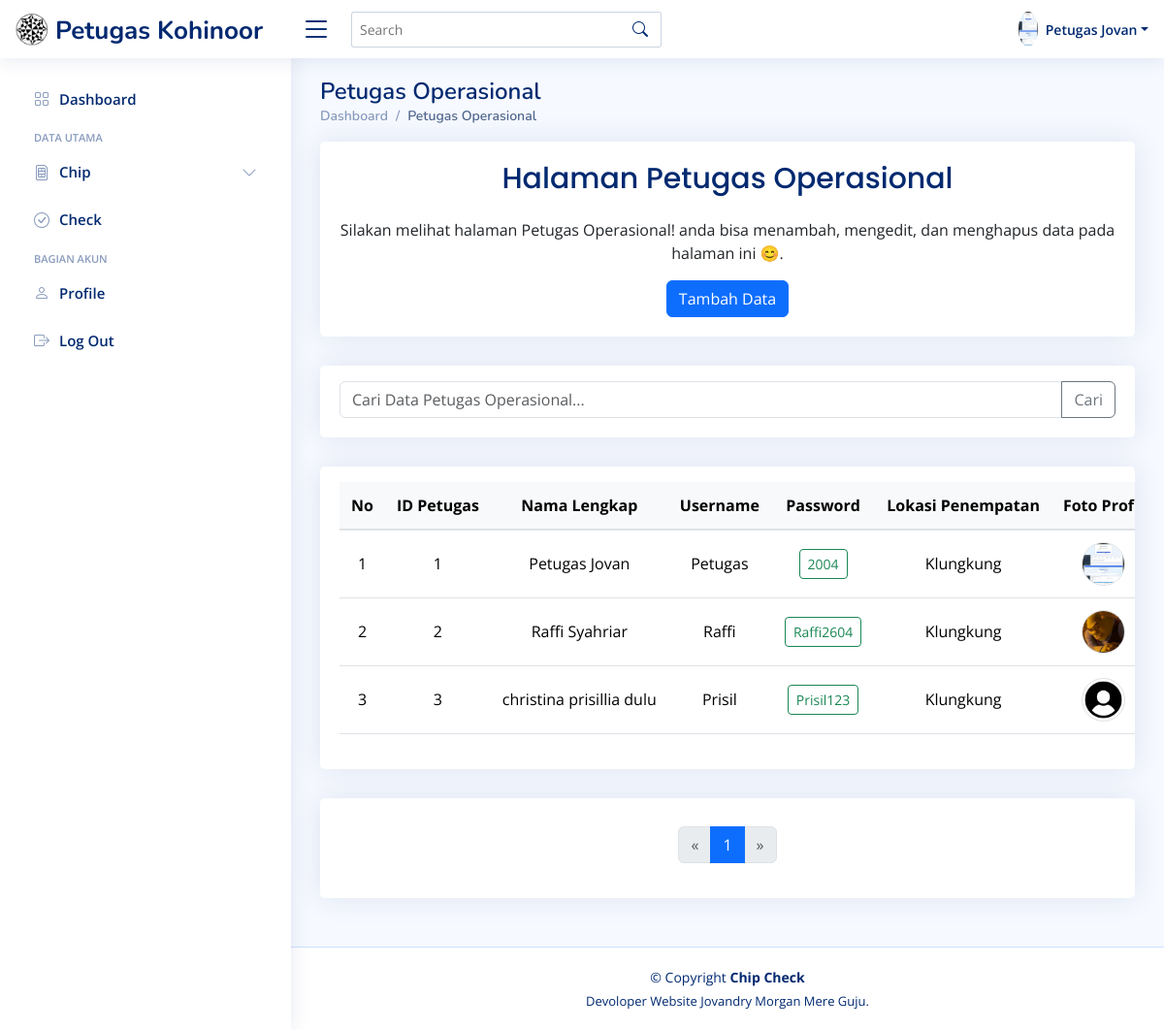
/pengguna/petugas/petugas.php (signed in), run on the app's committed database.
### tables this page shows
CREATE TABLE `petugas` (
  `id_petugas` int(12) NOT NULL,
  `nama_lengkap` varchar(120) NOT NULL,
  `lokasi_penempatan` varchar(50) NOT NULL,
  `username` varchar(50) NOT NULL,
  `password` varchar(50) NOT NULL,
  `fp` text NOT NULL
);

### pengguna/petugas/fitur/nama_halaman.php (called while the page is built, shortened)
<?php
$current_page = basename(parse_url($_SERVER['REQUEST_URI'], PHP_URL_PATH), ".php");
switch ($current_page) {
    case 'petugas':
        $page_title = 'Petugas Operasional';
        break;
}

### pengguna/petugas/petugas.php (the view, shortened to what this page needs)
<!DOCTYPE html>
<html lang="en">
<?php include 'fitur/head.php'; ?>
<body translate="no">
    <?php include 'fitur/header.php'; ?>
    <?php include 'fitur/sidebar.php'; ?>
    <main id="main" class="main">
        <?php include 'fitur/title.php'; ?>
        <?php include 'fitur/papan_nama.php'; ?>
        <div id="load_data">
            <section class="section">
                <div class="row">
                    <div class="col-lg-12">
                        <div class="card">
                            <div class="card-body text-center">
                                <form method="GET" action="">
                                    <div class="input-group mt-3">
                                        <input type="text" class="form-control"
                                            placeholder="Cari Data <?= $page_title ?>..." name="search"
                                            value="<?php echo isset($_GET['search']) ? htmlspecialchars($_GET['search']) : ''; ?>">
                                        <button class="btn btn-outline-secondary" type="submit">Cari</button>
                                    </div>
                                </form>
                            </div>
                        </div>
                    </div>
                </div>
            </section>
            <?php
            include '../../keamanan/koneksi.php';
            $search = isset($_GET['search']) ? $_GET['search'] : '';
            $page = isset($_GET['page']) ? (int)$_GET['page'] : 1;
            $limit = 10;
            $offset = ($page - 1) * $limit;
            $query = "SELECT * FROM petugas
              WHERE nama_lengkap LIKE ?
                 OR username LIKE ?
                 OR lokasi_penempatan LIKE ?
              LIMIT ?, ?";
            $stmt = $koneksi->prepare($query);
            $search_param = '%' . $search . '%';
            $stmt->bind_param("sssii", $search_param, $search_param, $search_param, $offset, $limit);
            $stmt->execute();
            $result = $stmt->get_result();
            $total_query = "SELECT COUNT(*) as total FROM petugas
                    WHERE nama_lengkap LIKE ?
                       OR username LIKE ?
                       OR lokasi_penempatan LIKE ?";
            $stmt_total = $koneksi->prepare($total_query);
            $stmt_total->bind_param("sss", $search_param, $search_param, $search_param);
            $stmt_total->execute();
            $total_result = $stmt_total->get_result();
            $total_row = $total_result->fetch_assoc();
            $total_pages = ceil($total_row['total'] / $limit);
            ?>
            <section class="section">
                <div class="row">
                    <div class="col-lg-12">
                        <div class="card">
                            <div class="card-body" style="overflow-x: auto;">
                                <?php if ($result->num_rows > 0): ?>
                                    <table class="table table-hover text-center mt-3 align-middle">
                                        <thead class="table-primary">
                                            <tr>
                                                <th>No</th>
                                                <th>ID Petugas</th>
                                                <th>Nama Lengkap</th>
                                                <th>Username</th>
                                                <th>Password</th>
                                                <th>Lokasi Penempatan</th>
                                                <th>Foto Profil</th>
                                            </tr>
                                        </thead>
                                        <tbody>
                                            <?php
                                            $nomor = $offset + 1;
                                            while ($row = $result->fetch_assoc()) :
                                            ?>
                                                <tr>
                                                    <td><?php echo $nomor++; ?></td>
                                                    <td><?php echo htmlspecialchars($row['id_petugas']); ?></td>
                                                    <td><?php echo htmlspecialchars($row['nama_lengkap']); ?></td>
                                                    <td><?php echo htmlspecialchars($row['username']); ?></td>
                                                    <td>
                                                        <button class="btn btn-outline-success btn-sm"
                                                            title="Klik untuk menyalin password"
                                                            onclick="copyToClipboard(this, '<?php echo htmlspecialchars($row['password']); ?>')">
                                                            <?php echo htmlspecialchars($row['password']); ?>
                                                        </button>
                                                    </td>
                                                    <td><?php echo htmlspecialchars($row['lokasi_penempatan']); ?></td>
                                                    <td>
                                                        <?php if (!empty($row['fp'])): ?>
                                                            <img src="../../assets_admin/img/fp_pengguna/petugas/<?php echo $row['fp']; ?>"
                                                                alt="Foto" width="45" height="45" class="rounded-circle border">
                                                        <?php else: ?>
                                                            <img src="../../assets_admin/img/user.png" alt="Foto Default" width="45"
                                                                height="45" class="rounded-circle border">
                                                        <?php endif; ?>
                                                    </td>
                                                </tr>
                                            <?php endwhile; ?>
                                        </tbody>
                                    </table>
                                <?php else: ?>
                                    <p class="text-center mt-4">Data petugas tidak ditemukan 😖.</p>
                                <?php endif; ?>
                            </div>
                        </div>
                    </div>
                </div>
            </section>
            <section class="section">
                <div class="row">
                    <div class="col-lg-12">
                        <div class="card">
                            <div class="card-body text-center">
                                <nav aria-label="Page navigation example" style="margin-top: 1.8rem;">
                                    <ul class="pagination justify-content-center">
                                        <li class="page-item <?php if ($page <= 1) echo 'disabled'; ?>">
                                            <a class="page-link"
                                                href="<?php if ($page > 1) echo '?page=' . ($page - 1) . '&search=' . $search; ?>"
                                                aria-label="Previous">
                                                <span aria-hidden="true">&laquo;</span>
                                            </a>
                                        </li>
                                        <?php for ($i = 1; $i <= $total_pages; $i++): ?>
                                            <li class="page-item <?php if ($i == $page) echo 'active'; ?>">
                                                <a class="page-link"
                                                    href="?page=<?php echo $i; ?>&search=<?php echo $search; ?>"><?php echo $i; ?></a>
                                            </li>
                                        <?php endfor; ?>
                                        <li class="page-item <?php if ($page >= $total_pages) echo 'disabled'; ?>">
                                            <a class="page-link"
                                                href="<?php if ($page < $total_pages) echo '?page=' . ($page + 1) . '&search=' . $search; ?>"
                                                aria-label="Next">
                                                <span aria-hidden="true">&raquo;</span>
                                            </a>
                                        </li>
                                    </ul>
                                </nav>
                            </div>
                        </div>
                    </div>
                </div>
            </section>
        </div>
    </main>
    <?php include 'fitur/bagian_akhir.php'; ?>
</body>
</html>

### pengguna/petugas/fitur/header.php (shortened to what this page needs)
<header id="header" class="header fixed-top d-flex align-items-center justify-content-between">
    <div class="d-flex align-items-center">
        <a href="dashboard" class="logo d-flex align-items-center">
            <img src="../../assets_admin/img/kohinor/logo_kohinor.png" alt="Logo Kohinor" />
            <span class="d-none d-lg-block" style="margin-left: 5px; font-size: 26px; margin-top: 3px;">
                Petugas Kohinoor
            </span>
        </a>
        <i class="bi bi-list toggle-sidebar-btn"></i>
    </div>
    <div class="search-bar">
        <form class="search-form d-flex align-items-center" method="POST" action="fitur/search.php">
            <input type="text" name="query" placeholder="Search" title="Enter search keyword" />
            <button type="submit" title="Search">
                <i class="bi bi-search"></i>
            </button>
        </form>
    </div>
    <nav class="header-nav ms-auto">
        <ul class="d-flex align-items-center">
            <li class="nav-item dropdown pe-3">
                <a class="nav-link nav-profile d-flex align-items-center pe-0" href="#" data-bs-toggle="dropdown">
                    <?php
                    include '../../keamanan/koneksi.php';
                    if (isset($_SESSION['id_petugas'])) {
                        $id_petugas = $_SESSION['id_petugas'];
                        $query = "SELECT * FROM petugas WHERE id_petugas = '$id_petugas'";
                        $result = mysqli_query($koneksi, $query);
                        if ($result && mysqli_num_rows($result) > 0) {
                            $petugas = mysqli_fetch_assoc($result);
                            if (!empty($petugas['fp'])) {
                                echo '<img src="../../assets_admin/img/fp_pengguna/petugas/' . $petugas['fp'] . '" alt="Profile" class="rounded-circle" />';
                            } else {
                                echo '<img src="../../assets_admin/img/user.png" alt="Profile" class="rounded-circle" />';
                            }
                            echo '<span class="d-none d-md-block dropdown-toggle ps-2">' . $petugas['nama_lengkap'] . '</span>';
                        }
                    }
                    ?>
                </a>
            </li>
        </ul>
    </nav>
</header>

### assets_admin/css/style.css (style rules this page uses)
:root { scroll-behavior: smooth; }
body { font-family: "Open Sans", sans-serif; background: #f6f9ff; color: #444444; }
a { color: hsl(30, 100%, 50%); text-decoration: none; }
#main { margin-top: 60px; padding: 20px 30px; transition: all 0.3s; }
.card { margin-bottom: 30px; border: none; border-radius: 5px; box-shadow: 0px 0 30px rgba(1, 41, 112, 0.1); }
.card-body { padding: 0 20px 20px 20px; }
.logo { line-height: 1; }
@media (min-width: 1200px) { .logo { width: 280px; } }
.logo img { max-height: 26px; margin-right: 6px; }
.logo span { font-size: 26px; font-weight: 700; color: #012970; font-family: "Nunito", sans-serif; }
.header { transition: all 0.5s; z-index: 997; height: 60px; box-shadow: 0px 2px 20px rgba(1, 41, 112, 0.1); background-color: #fff; padding-left: 20px; }
.header .toggle-sidebar-btn { font-size: 32px; padding-left: 10px; cursor: pointer; color: #012970; }
.header .search-bar { min-width: 360px; padding: 0 20px; }
.header .search-form { width: 100%; }
.header .search-form input { border: 0; font-size: 14px; color: #012970; border: 1px solid rgba(1, 41, 112, 0.2); padding: 7px 38px 7px 8px; border-radius: 3px; transition: 0.3s; width: 100%; }
.header .search-form button { border: 0; padding: 0; margin-left: -30px; background: none; }
.header .search-form button i { color: #012970; }
.header-nav ul { list-style: none; }
.header-nav > ul { margin: 0; padding: 0; }
.header-nav .nav-profile { color: #012970; }
.header-nav .nav-profile img { max-height: 36px; }
.header-nav .nav-profile span { font-size: 14px; font-weight: 600; }
@media (min-width: 1200px) { #main, #footer { margin-left: 300px; } }

### pengguna/petugas/fitur/head.php (style rules this page uses)
.table { width: 100%; border-collapse: separate; border-spacing: 0; }
.table thead th { background-color: #f8f9fa; padding: 12px; text-align: center; border-bottom: 2px solid #dee2e6; white-space: nowrap; }
.table tbody td { padding: 12px; border-bottom: 1px solid #dee2e6; white-space: nowrap; }
.table .btn { margin: 2px; }

### pengguna/petugas/fitur/header.php (style rules this page uses)
.logo img { transform: scale(1.5); transition: transform 0.3s ease; }

### data on the page
petugas: fp (picture), nama_lengkap "Petugas Jovan", id_petugas "1", username "Petugas", password "2004", lokasi_penempatan "Klungkung"
petugas: id_petugas "2", nama_lengkap "Raffi Syahriar", username "Raffi", password "Raffi2604", lokasi_penempatan "Klungkung", fp (picture)
petugas: id_petugas "3", nama_lengkap "christina prisillia dulu", username "Prisil", password "Prisil123", lokasi_penempatan "Klungkung", fp (picture)

### other printed values
$page_title "Petugas Operasional"
